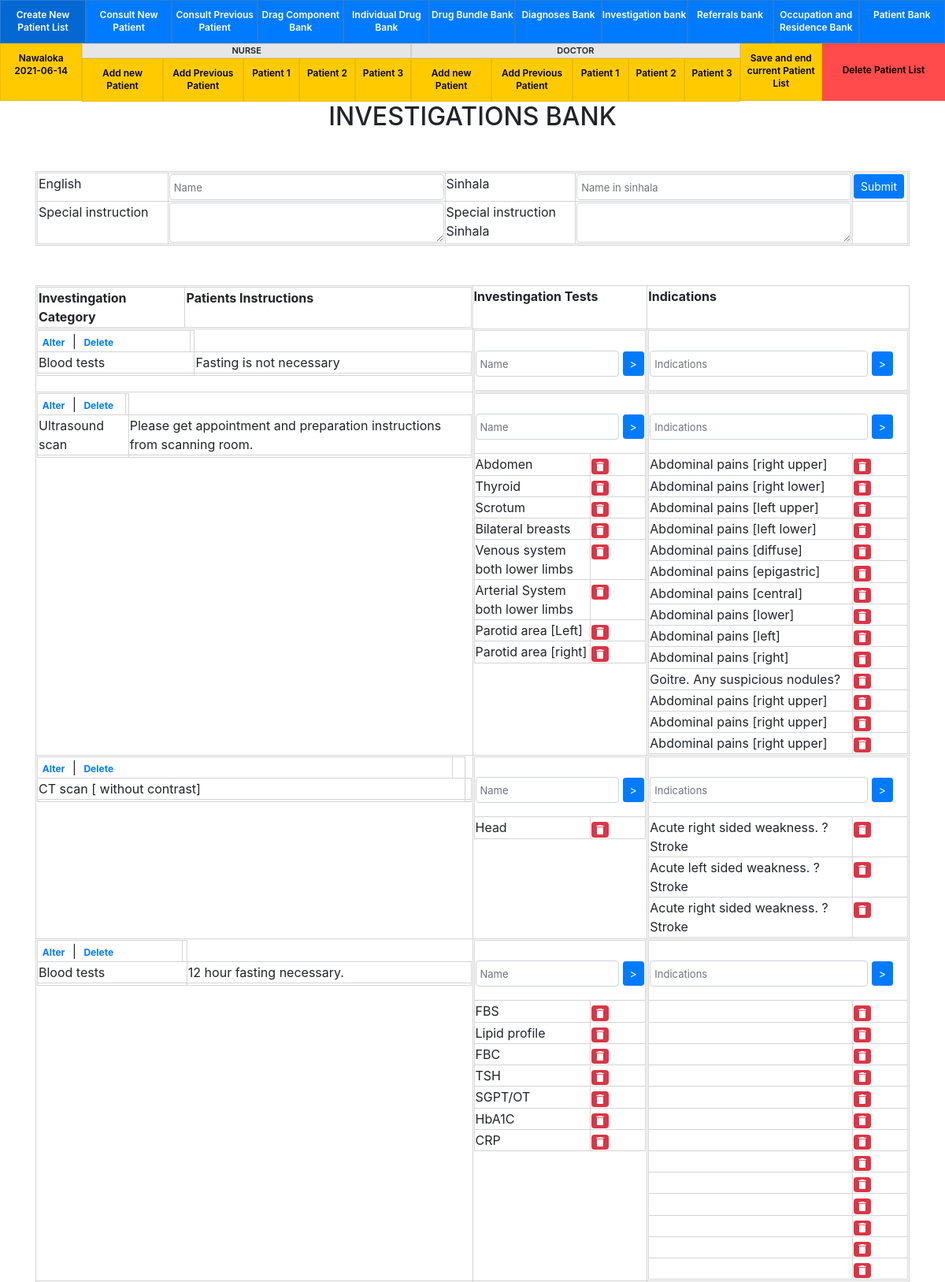
Screenshot of /views/drug-variables/test-variables.php (upper part) with the database file from the repository.
### tables this page shows
CREATE TABLE IF NOT EXISTS `medical_center` (
  `id` int(255) NOT NULL AUTO_INCREMENT,
  `name` varchar(50) NOT NULL,
  `time` varchar(10) NOT NULL,
  PRIMARY KEY (`id`)
);

CREATE TABLE IF NOT EXISTS `variables_test` (
  `id` int(255) NOT NULL AUTO_INCREMENT,
  `name` varchar(255) NOT NULL,
  `sinhala` varchar(255) DEFAULT NULL,
  `special_instruction` text NOT NULL,
  `special_instruction_sinhala` text,
  PRIMARY KEY (`id`)
);

CREATE TABLE IF NOT EXISTS `variables_test_units` (
  `id` int(255) NOT NULL AUTO_INCREMENT,
  `test_id` int(255) NOT NULL,
  `name` varchar(150) NOT NULL,
  `sinhala` varchar(150) DEFAULT NULL,
  PRIMARY KEY (`id`)
);

CREATE TABLE IF NOT EXISTS `variables_test_indications` (
  `id` int(255) NOT NULL AUTO_INCREMENT,
  `name` varchar(255) NOT NULL,
  `test_id` int(255) NOT NULL,
  PRIMARY KEY (`id`)
);

### config/config.php (called while the page is built, shortened)
<?php
$url			= 'http://localhost/doc/';
$db_host		= 'localhost';
$db_user		= 'root';
$db_pass		= '';
$db_database	= 'doc';
$db = new PDO('mysql:host='.$db_host.';dbname='.$db_database, $db_user, $db_pass);
$db->setAttribute(PDO::ATTR_ERRMODE, PDO::ERRMODE_EXCEPTION);
if(isset($_GET['center'])) {
    $Center = $_GET['center'];
    if(!isset($_COOKIE['center'])) {
    	setcookie('center', $Center, time() + (86400 * 30), "/");
    }else {
    	$Center = $_COOKIE['center'];
    }
} else {
    $Center = $_COOKIE['center'];
};
function checkactive($db,$center,$nd,$order){
    $center_slq = "SELECT id FROM temp_center_patients_details WHERE `order`="."'".$order."'"." AND `center`="."'".$center."'"." AND `nd`="."'".$nd."'";
    $center_result = $db->query($center_slq)->fetch();
    return $center_result['id'];
};
$onecheck = checkactive($db,$Center,'n','1');
$towcheck = checkactive($db,$Center,'n','2');
$threcheck = checkactive($db,$Center,'n','3');
$onecheck_d = checkactive($db,$Center,'d','1');
$towcheck_d = checkactive($db,$Center,'d','2');
$threcheck_d = checkactive($db,$Center,'d','3');
?>

### views/drug-variables/test-variables.php (the view, shortened to what this page needs)
<?php include'../../config/config.php'; ?>
<?php include'../../inc/header.php';
?>
  <div class="nes-statr">
    <section class="content">
      <div class="container">
         <h2 class="hetcenter">INVESTIGATIONS BANK</h2>
        <table class="test-table">
          <form role="form" action="<?php echo $url; ?>control-files/test-save.php" method="post">
          <tr>
            <td>
              <table>
                <tr>
                  <td width="15%">English</td>
                  <td><input type="text" class="form-control" name="variables_name" placeholder="Name"></td>
                  <td width="15%">Sinhala</td>
                  <td><input type="text" class="form-control" name="variables_name_sinhala" placeholder="Name in sinhala" ></td>
                  <td width="70px"><button type="submit" class="btn btn-primary btn-sm">Submit</button></td>
                </tr>
                <tr>
                  <td width="15%">
                    Special instruction
                  </td>
                  <td>
                    <textarea name="special_instruction" class="form-control"></textarea>
                  </td>
                  <td width="15%">Special instruction Sinhala</td>
                  <td>
                    <textarea name="special_instruction_sinhala"  class="form-control"></textarea>
                  </td>
                  <td></td>
                </tr>
              </table>
            </td>
          </tr>
        </form>
      </table>
       <table class="test-table">
        <tr>
          <th width="50%">
            <table>
              <tr>
                <td width="15%">Investingation Category</td>
                <td width="35%">Patients Instructions</td>
              </tr>
            </table>
          </th>
          <th width="20%">Investingation Tests</th>
          <th width="30%">Indications</th>
        </tr>
          <?php
              $result = $db->prepare("SELECT * FROM variables_test ORDER BY id DESC");
              $result->execute();
              for($i=0; $row = $result->fetch(); $i++){
            ?>
            <tr>
              <td >
                <table>
                  <tr>
                    <td>
                      <a href="<?php echo $url; ?>views/drug-variables/test-alter.php?id=<?php echo $row['id']; ?>" class="badge">Alter</a> | <a href="<?php echo $url; ?>control-files/test-delete.php?id=<?php echo $row['id']; ?>&tb=variables_test" class="badge">Delete</a>
                    </td>
                    <td></td>
                  </tr>
                  <tr>
                    <td colspan="2"><?php echo $row['name']; ?></td>
                    <td><?php echo $row['special_instruction']; ?></td>
                  </tr>
                  <tr>
                    <td colspan="2"><?php echo $row['sinhala']; ?></td>
                     <td><?php echo $row['special_instruction_sinhala']; ?></td>
                  </tr>
                </table>
              </td>
              <td >
                <table>
                  <tr>
                    <td colspan="2">
                       <form role="form" action="<?php echo $url; ?>control-files/test-value-save.php" method="post">
                        <div>
                          <?php $test_id = $row['id']; ?>
                          <br>
                          <div class="form-group">
                            <input width="90%" type="text" class="form-control fmsina" name="variables_name" placeholder="Name">
                            <button type="submit" class="btn btn-primary btn-sm">></button>
                          </div>
                        </div>
                      </form>
                    </td>
                    </tr>
                  <?php
                    $result_variables_test = $db->prepare("SELECT * FROM variables_test_units where test_id =$test_id");
                    $result_variables_test->execute();
                    for($i=0; $row_vt = $result_variables_test->fetch(); $i++){
                  ?>
                  <tr>
                    <td><?php echo $row_vt['name']; ?></td>
                    <td width="70px"><a href="<?php echo $url; ?>control-files/test-delete.php?id=<?php echo $row_vt['id']; ?>&tb=variables_test_units" class="badge bg-danger svg-btn"></a></td>
                  </tr>
                  <?php
                    }
                  ?>
                </table>
              </td>
              <td>
                <table>
                  <tr>
                    <td colspan="2">
                       <form role="form" action="<?php echo $url; ?>control-files/test_indications-save.php" method="post">
                        <div>
                          <?php $test_id = $row['id']; ?>
                          <br>
                          <div class="form-group">
                            <input width="90%" type="text" class="form-control fmsina" name="test_indications" placeholder="Indications">
                            <button type="submit" class="btn btn-primary btn-sm">></button>
                          </div>
                        </div>
                      </form>
                    </td>
                    </tr>
                  <?php
                    $result_variables_test = $db->prepare("SELECT * FROM variables_test_indications where test_id =$test_id");
                    $result_variables_test->execute();
                    for($i=0; $row_vt = $result_variables_test->fetch(); $i++){
                  ?>
                  <tr>
                    <td><?php echo $row_vt['name']; ?></td>
                    <td width="70px"><a href="<?php echo $url; ?>control-files/test-delete.php?id=<?php echo $row_vt['id']; ?>&tb=variables_test_indications" class="badge bg-danger svg-btn"></a></td>
                  </tr>
                  <?php
                    }
                  ?>
                </table>
              </td>
            </tr>
            <?php
              }
            ?>
        </table>
      </div>
    </section>
  </div>
</body>
</html>

### inc/header.php (shortened to what this page needs)
<!DOCTYPE html>
<html lang="en">
<head>
  <link rel="stylesheet" href="<?php echo $url; ?>dist/css/bootstrap.min.css">
  <link rel="stylesheet" href="<?php echo $url; ?>dist/css/jquery.dataTables.min.css">
  <link rel="stylesheet" href="<?php echo $url; ?>dist/css/select2.min.css">
  <link rel="stylesheet" href="<?php echo $url; ?>dist/css/style.css">
</head>
<body>
<div class="">
  <div class="header-top">
  <?php
    $center_slq = "SELECT id FROM medical_center WHERE name="."'".$Center."'";
    $center_result = $db->query($center_slq)->fetch();
    if(isset($_GET['data'])) {
      $ord_id = $_GET['data'];
      $nd = $_GET['nd'];
    }else{
      $ord_id = null;
      $nd = null;
    }
  ?>
    <a id="new_patient_btn" href="<?php echo $url; ?>control-files/add_center.php" class="<?php if($center_result["id"]){ echo 'disabled'; } ?>">Create New Patient List</a>
    <a href="<?php echo $url; ?>views/consult-new-patient-add-parients.php">Consult New Patient</a>
    <a href="<?php echo $url; ?>views/all-patients.php?cpp=cpp">Consult Previous Patient</a>
    <a href="<?php echo $url; ?>views/drug-variables/variables.php?tb=variables_generic_name">Drag Component Bank</a>
    <a href="<?php echo $url; ?>views/bulk/individual-drug-medicen.php">Individual Drug Bank</a>
    <a href="<?php echo $url; ?>views/bulk/bulk-medicen.php">Drug Bundle Bank</a>
    <a href="<?php echo $url; ?>views/drug-variables/variables.php?tb=variables_diagnoses">Diagnoses Bank</a>
    <a href="<?php echo $url; ?>views/drug-variables/test-variables.php">Investigation bank</a>
    <a href="<?php echo $url; ?>views/drug-variables/variables.php?tb=variables_doctor">Referrals bank</a>
    <a href="<?php echo $url; ?>views/drug-variables/variables.php?tb=variables_residence">Occupation and Residence Bank</a>
    <a href="<?php echo $url; ?>views/all-patients.php">Patient Bank</a>
  </div>
  <div class="chanlcenter-row">
    <?php
      $result = $db->prepare("SELECT * FROM medical_center ORDER BY id DESC");
      $result->execute();
      for($i=0; $row = $result->fetch(); $i++){
    ?>
    <div class="chanlcenter">
      <div class="ners">
        <div class="ns20">
          <a href="<?php echo $url; ?>views/today-patients.php"><?php echo $row['name']; ?> <span><?php echo $row['time']; ?></span></a>
        </div>
        <div class="bok-wid">
          <div>
            <label class="doclab">Nurse</label>
          </div>
          <div>
            <div class="nss20">
              <a class="<?php if($threcheck && $towcheck && $onecheck){ echo 'disabled'; } ?>" href="<?php echo $url; ?>views/nurses-assesment.php?nd=n&data=<?php
            if($onecheck == null){ echo '1'; }elseif($towcheck == null){ echo '2'; }elseif($threcheck == null){ echo '3'; } ?>">Add new Patient</a>
            </div>
            <div class="nss20">
              <a class="<?php if($threcheck){ echo 'disabled'; } ?>" href="<?php echo $url; ?>views/all-patients.php?nd=n&data=<?php
            if($onecheck == null){ echo '1'; }elseif($towcheck == null){ echo '2'; }elseif($threcheck == null){ echo '3'; } ?>">Add Previous Patient</a>
            </div>
            <div class="ns13">
              <a class="<?php if($onecheck || $ord_id == '1' && $nd == 'n' ){ echo 'actdeis'; } ?> <?php if($ord_id == '1'){ echo 'curnt'; } ?>" href="<?php echo $url; ?>views/nurses-assesment.php?nd=n&data=1">Patient 1</a>
            </div>
            <div class="ns13">
              <a class="<?php if($towcheck || $ord_id == '2' && $nd == 'n' ){ echo 'actdeis'; } ?> <?php if($ord_id == '2'){ echo 'curnt'; } ?>" href="<?php echo $url; ?>views/nurses-assesment.php?nd=n&data=2">Patient 2</a>
            </div>
            <div class="ns13">
              <a class="<?php if($threcheck || $ord_id == '3' && $nd == 'n' ){ echo 'actdeis'; } ?> <?php if($ord_id == '3'){ echo 'curnt'; } ?>" href="<?php echo $url; ?>views/nurses-assesment.php?nd=n&data=3">Patient 3</a>
            </div>
          </div>
        </div>
      </div>
      <div class="dork">
        <div class="bok-wid">
          <div>
            <label class="doclab">Doctor</label>
          </div>
          <div>
            <div class="nss20"><a class="<?php if($threcheck_d && $towcheck_d && $onecheck_d){ echo 'disabled'; } ?>" href="<?php echo $url; ?>views/doctor-assesment-and-add-parients.php?nd=d&data=<?php
            if($onecheck_d == null){ echo '1'; }elseif($towcheck_d == null){ echo '2'; }elseif($threcheck_d == null){ echo '3'; } ?>">Add new Patient</a></div>
            <div class="nss20"><a class="<?php if($threcheck_d){ echo 'disabled'; } ?>" href="<?php echo $url; ?>views/all-patients.php?nd=d&data=<?php
            if($onecheck_d == null){ echo '1'; }elseif($towcheck_d == null){ echo '2'; }elseif($threcheck_d == null){ echo '3'; } ?>">Add Previous Patient</a></div>
            <div class="ns13">
              <a class="<?php if($onecheck_d || $ord_id == '1' && $nd == 'd' ){ echo 'actdeis'; } ?> <?php if($ord_id == '1'){ echo 'curnt'; } ?>" href="<?php echo $url; ?>views/doctor-assesment-and-add-parients.php?nd=d&data=1">Patient 1</a>
            </div>
            <div class="ns13">
              <a class="<?php if($towcheck_d || $ord_id == '2' && $nd == 'd' ){ echo 'actdeis'; } ?> <?php if($ord_id == '2'){ echo 'curnt'; } ?>" href="<?php echo $url; ?>views/doctor-assesment-and-add-parients.php?nd=d&data=2">Patient 2</a>
            </div>
            <div class="ns13">
              <a class="<?php if($threcheck_d || $ord_id == '3' && $nd == 'd' ){ echo 'actdeis'; } ?> <?php if($ord_id == '3'){ echo 'curnt'; } ?>" href="<?php echo $url; ?>views/doctor-assesment-and-add-parients.php?nd=d&data=3">Patient 3</a>
            </div>
          </div>
        </div>
        <div class="ns20">
          <a href="<?php echo $url; ?>control-files/save-and-cls.php" id="savesur">Save and end current Patient List</a>
        </div>
      </div>
      <div class="sd-delet" date-id="<?php echo $row['id']; ?>">Delete Patient List</div>
    </div>
    <?php
      }
    ?>
  </div>
</div>

### rows the page displays
medical_center: name "Nawaloka", time "2021-06-14"
variables_test: name "Blood tests", special_instruction "Fasting is not necessary"
variables_test: name "Ultrasound scan", special_instruction "Please get appointment and preparation instructions from scanning room."
variables_test_units: name "Abdomen"
variables_test_units: name "Thyroid"
variables_test_units: name "Scrotum"
variables_test_units: name "Bilateral breasts"
variables_test_units: name "Venous system both lower limbs"
variables_test_units: name "Arterial System both lower limbs"
variables_test_units: name "Parotid area [Left]"
variables_test_units: name "Parotid area [right]"
variables_test_indications: name "Abdominal pains [right upper]"
variables_test_indications: name "Abdominal pains [right lower]"
variables_test_indications: name "Abdominal pains [left upper]"
variables_test_indications: name "Abdominal pains [left lower]"
variables_test_indications: name "Abdominal pains [diffuse]"
variables_test_indications: name "Abdominal pains [epigastric]"
variables_test_indications: name "Abdominal pains [central]"
variables_test_indications: name "Abdominal pains [lower]"
variables_test_indications: name "Abdominal pains [left]"
variables_test_indications: name "Abdominal pains [right]"
variables_test_indications: name "Goitre. Any suspicious nodules?"
variables_test_indications: name "Abdominal pains [right upper]"
variables_test_indications: name "Abdominal pains [right upper]"
variables_test_indications: name "Abdominal pains [right upper]"
variables_test: name "CT scan [ without contrast]"
variables_test_units: name "Head"
variables_test_indications: name "Acute right sided weakness. ? Stroke"
variables_test_indications: name "Acute left sided weakness. ? Stroke"
variables_test_indications: name "Acute right sided weakness. ? Stroke"
variables_test: name "Blood tests", special_instruction "12 hour fasting necessary."
variables_test_units: name "FBS"
variables_test_units: name "Lipid profile"
variables_test_units: name "FBC"
variables_test_units: name "TSH"
variables_test_units: name "SGPT/OT"
variables_test_units: name "HbA1C"
variables_test_units: name "CRP"
